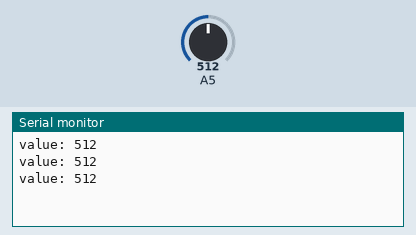
Recording of a sketch running on a simulated Arduino Uno, built with avr-gcc and run on an emulated ATmega328P. On the bench: the last lines printed to the serial monitor. The inputs (shaded band) are chosen by the test bench; at power-on: A5 = 512.

Above: at 1.3 s.
1.4 s: A5 set to 716
At 1.9 s:
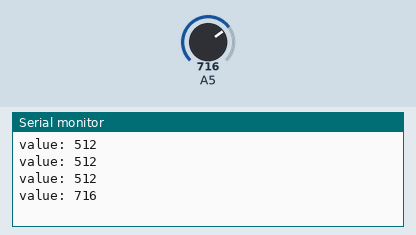
2.9 s: A5 set to 900
At 3.4 s:
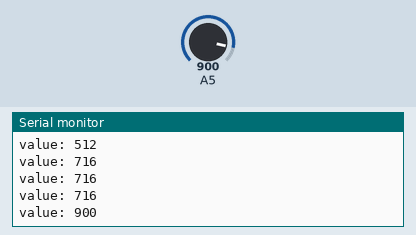
Timing chart, 0 to 5.9 s (numbered marks = the images above; inputs shaded):
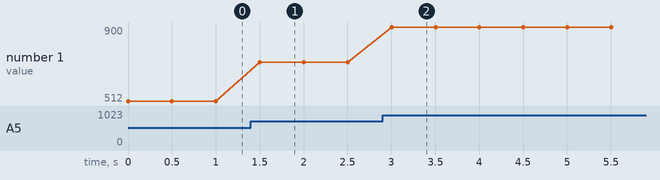

Measured:
- after the input at 1.4 s, the serial monitor: prints a new line after 0.10 s (image 1)
- after the input at 2.9 s, the serial monitor: prints a new line after 0.10 s (image 2)
- plotted number 1: 512 → 716 after the input at 1.4 s, 716 → 900 after the input at 2.9 s

The sketch:

arduino4.1.ino
```cpp
int receivedVal{0};

void setup() {
    Serial.begin(9600);
}

void loop() {
    receivedVal = analogRead(A5);
    Serial.print("value: " );
    Serial.print(receivedVal);
    Serial.print( '\n');
    delay(500);
}
```
